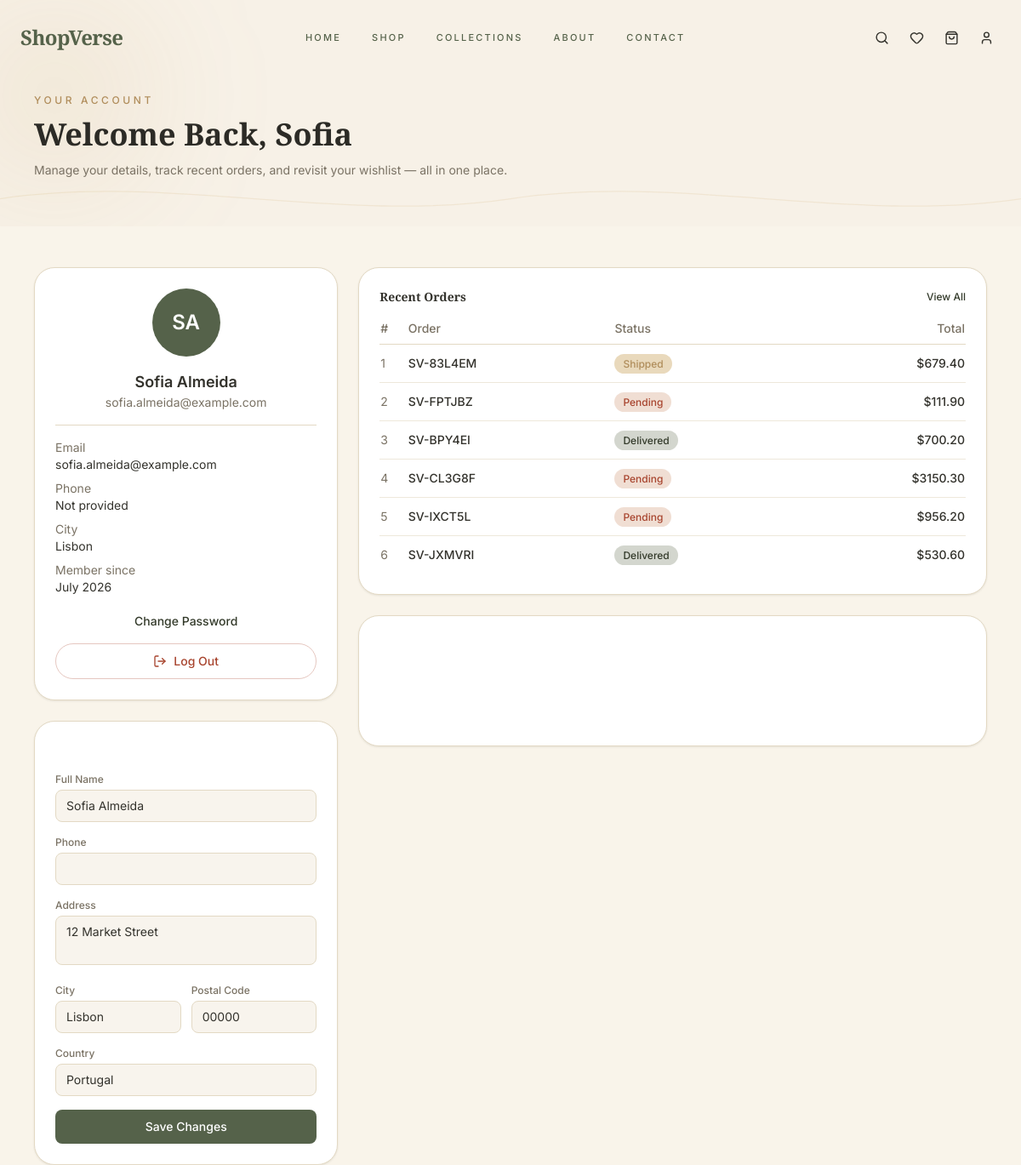
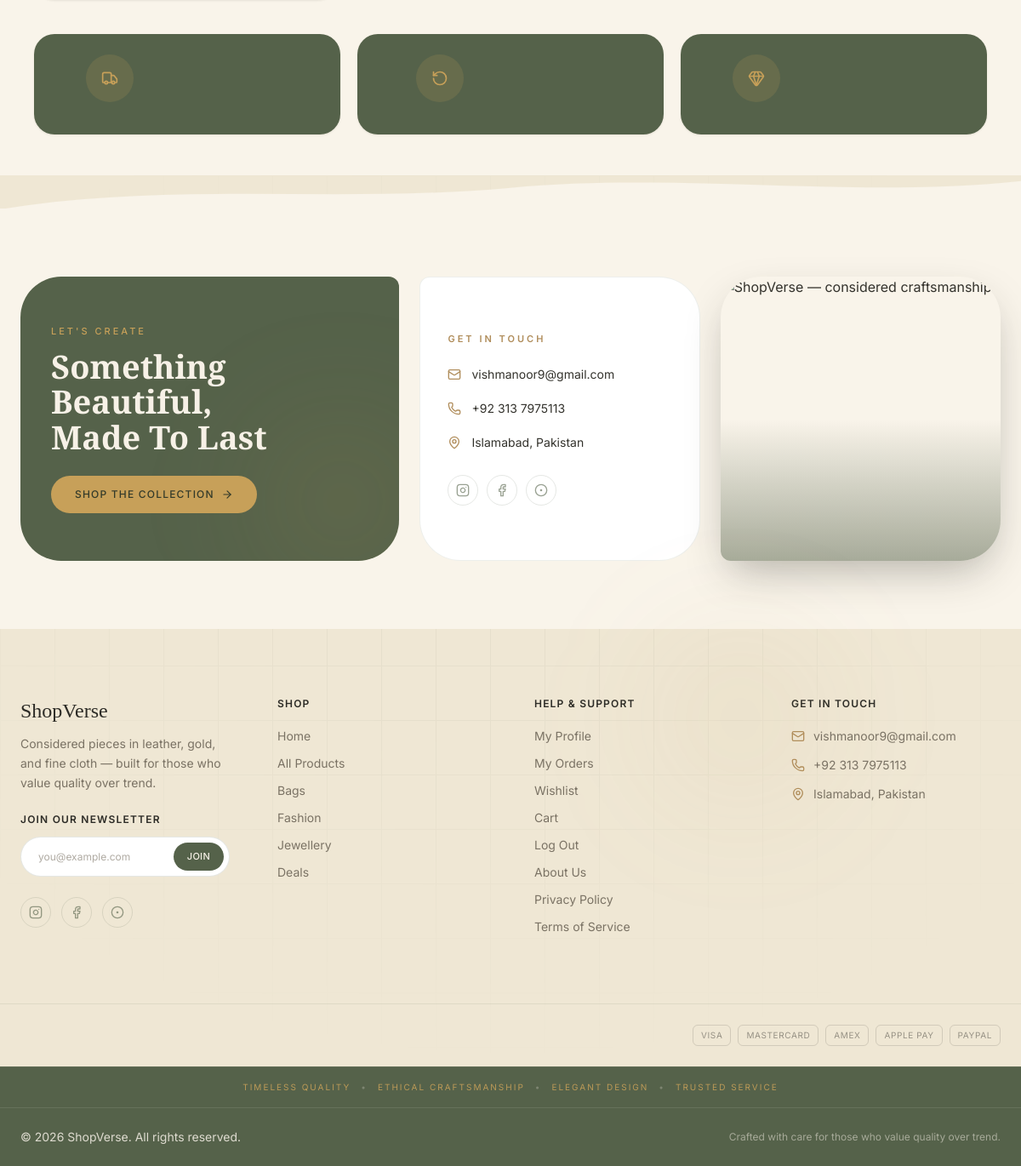
Screenshot of /auth/profile (signed in) with the database file from the repository (2 pictures, top to bottom).
### backend/app/models/user.py (models this page shows, shortened)
class User(UserMixin, db.Model):
    __tablename__ = "users"
    id = db.Column(db.Integer, primary_key=True)
    full_name = db.Column(db.String(120), nullable=False)
    email = db.Column(db.String(150), unique=True, nullable=False, index=True)
    password_hash = db.Column(db.String(255), nullable=True)
    google_id = db.Column(db.String(255), unique=True, nullable=True, index=True)
    phone = db.Column(db.String(20), nullable=True)
    address_line = db.Column(db.String(255), nullable=True)
    city = db.Column(db.String(100), nullable=True)
    postal_code = db.Column(db.String(20), nullable=True)
    country = db.Column(db.String(100), nullable=True)
    avatar_url = db.Column(db.String(255), nullable=True)
    is_admin = db.Column(db.Boolean, default=False, nullable=False)
    is_active = db.Column(db.Boolean, default=True, nullable=False)  # soft-disable instead of deleting
    created_at = db.Column(db.DateTime, default=datetime.utcnow, nullable=False)
    updated_at = db.Column(db.DateTime, default=datetime.utcnow, onupdate=datetime.utcnow, nullable=False)
    last_login_at = db.Column(db.DateTime, nullable=True)
    cart_items = db.relationship("CartItem", back_populates="user", cascade="all, delete-orphan")
    wishlist_items = db.relationship("Wishlist", back_populates="user", cascade="all, delete-orphan")
    orders = db.relationship("Order", back_populates="customer", cascade="all, delete-orphan")
    __table_args__ = (
        CheckConstraint("length(full_name) > 0", name="ck_user_full_name_not_empty"),
    )
    @property
    def initials(self) -> str:
        parts = self.full_name.split()
        return "".join(p[0].upper() for p in parts[:2]) if parts else "U"

### backend/app/models/order.py (models this page shows, shortened)
class Order(db.Model):
    __tablename__ = "orders"
    id = db.Column(db.Integer, primary_key=True)
    order_number = db.Column(db.String(20), unique=True, nullable=False, default=generate_order_number, index=True)
    customer_id = db.Column(db.Integer, db.ForeignKey("users.id"), nullable=False)
    status = db.Column(db.String(20), default="Pending", nullable=False, index=True)
    payment_method = db.Column(db.String(30), nullable=False, default="Cash on Delivery")
    is_paid = db.Column(db.Boolean, default=False, nullable=False)
    stripe_checkout_session_id = db.Column(db.String(120), nullable=True, index=True)
    stripe_payment_intent_id = db.Column(db.String(120), nullable=True)
    shipping_full_name = db.Column(db.String(120), nullable=False)
    shipping_phone = db.Column(db.String(20), nullable=True)
    shipping_address_line = db.Column(db.String(255), nullable=False)
    shipping_city = db.Column(db.String(100), nullable=False)
    shipping_postal_code = db.Column(db.String(20), nullable=True)
    shipping_country = db.Column(db.String(100), nullable=False)
    subtotal = db.Column(db.Numeric(10, 2), nullable=False, default=0)
    shipping_fee = db.Column(db.Numeric(10, 2), nullable=False, default=0)
    total = db.Column(db.Numeric(10, 2), nullable=False, default=0)
    notes = db.Column(db.String(255), nullable=True)  # customer's delivery instructions
    created_at = db.Column(db.DateTime, default=datetime.utcnow, nullable=False, index=True)
    updated_at = db.Column(db.DateTime, default=datetime.utcnow, onupdate=datetime.utcnow, nullable=False)
    delivered_at = db.Column(db.DateTime, nullable=True)
    customer = db.relationship("User", back_populates="orders")
    items = db.relationship("OrderItem", back_populates="order", cascade="all, delete-orphan")
    __table_args__ = (
        CheckConstraint("total >= 0", name="ck_order_total_non_negative"),
        CheckConstraint(f"status IN {ORDER_STATUSES}", name="ck_order_status_valid"),
        CheckConstraint(f"payment_method IN {PAYMENT_METHODS}", name="ck_order_payment_valid"),
    )

### backend/app/auth/routes.py (the view, shortened to what this page needs)
@auth_bp.route("/profile", methods=["GET", "POST"])
@login_required
def profile():
    form = ProfileForm(obj=current_user)
    recent_orders = current_user.orders[:6] if current_user.orders else []
    wishlist = current_user.wishlist_items[:6] if current_user.wishlist_items else []
    return render_template(
        "auth/profile.html",
        form=form,
        recent_orders=recent_orders,
        wishlist=wishlist,
    )

### frontend/templates/auth/profile.html (shortened to what this page needs)
{% extends "base.html" %}
{% block nav_theme_class %}light{% endblock %}
{% block body_bg %}bg-[#F9F4EA] text-[#33322C]{% endblock %}
{% block main_class %}w-full{% endblock %}
{% block content %}
<div class="w-full -mt-[88px] pt-[110px] pb-14 bg-[#F7F1E7] relative overflow-hidden">
    <div class="bg-blur-circle" style="width: 320px; height: 320px; top: -18%; left: -8%; background: radial-gradient(circle, rgba(199,160,89,0.16) 0%, transparent 72%);" aria-hidden="true"></div>
    <svg class="bg-wave-pattern" style="bottom: -6px;" viewBox="0 0 1400 90" preserveAspectRatio="none" aria-hidden="true">
        <path d="M0,45 C 233,10 466,80 700,45 C 933,10 1166,80 1400,45" fill="none" stroke="#C7A059" stroke-opacity="0.16" stroke-width="1.5"></path>
    </svg>
    <div class="relative z-10 max-w-7xl mx-auto px-6 lg:px-10">
        <p class="text-peach-dark text-xs font-medium tracking-[0.3em] uppercase mb-3">Your Account</p>
        <h1 class="font-serif text-3xl md:text-4xl font-semibold text-[#2C2B26] mb-3 reveal">Welcome Back, {{ current_user.full_name.split(' ')[0] }}</h1>
        <p class="text-ink-muted text-sm max-w-2xl">Manage your details, track recent orders, and revisit your wishlist — all in one place.</p>
    </div>
</div>
<div class="w-full bg-[#F9F4EA]">
<div class="max-w-7xl mx-auto px-6 lg:px-10 py-12">
<div class="grid grid-cols-1 lg:grid-cols-3 gap-6">
    <div class="lg:col-span-1 space-y-6 reveal" style="transition-delay: 80ms;">
        <div class="bg-card border border-border rounded-xl2 shadow-matte p-6 text-center">
            <div class="w-20 h-20 rounded-full bg-primary text-white flex items-center justify-center
                        text-2xl font-semibold mx-auto mb-4">
                {{ current_user.initials }}
            </div>
            <h2 class="text-lg font-semibold text-ink">{{ current_user.full_name }}</h2>
            <p class="text-sm text-ink-muted mb-4">{{ current_user.email }}</p>
            <div class="text-left text-sm space-y-2 border-t border-border pt-4 mt-4">
                <p><span class="text-ink-muted">Email</span><br>{{ current_user.email }}</p>
                <p><span class="text-ink-muted">Phone</span><br>{{ current_user.phone or "Not provided" }}</p>
                <p><span class="text-ink-muted">City</span><br>{{ current_user.city or "Not provided" }}</p>
                <p><span class="text-ink-muted">Member since</span><br>{{ current_user.created_at.strftime("%B %Y") }}</p>
            </div>
            <a href="{{ url_for('auth.change_password') }}"
               class="block mt-5 text-sm font-medium text-primary-dark hover:underline">
                Change Password
            </a>
            <a href="{{ url_for('auth.logout') }}"
               class="btn-lift mt-4 w-full flex items-center justify-center gap-2 border border-status-cancelled/30
                      text-status-cancelled hover:bg-status-cancelled hover:text-white font-medium text-sm py-2.5
                      rounded-full transition-colors">
                <i data-lucide="log-out" class="w-4 h-4"></i> Log Out
            </a>
        </div>
        <div class="bg-card border border-border rounded-xl2 shadow-matte p-6">
            <form method="POST" novalidate class="space-y-4">
                <div>
                    <label class="block text-xs font-medium text-ink-muted mb-1">Full Name</label>
                    {{ form.full_name(class="w-full px-3 py-2 rounded-lg border border-border bg-subtle/40
                        focus:outline-none focus:ring-2 focus:ring-primary/40 text-sm") }}
                </div>
                <div>
                    <label class="block text-xs font-medium text-ink-muted mb-1">Phone</label>
                    {{ form.phone(class="w-full px-3 py-2 rounded-lg border border-border bg-subtle/40
                        focus:outline-none focus:ring-2 focus:ring-primary/40 text-sm") }}
                </div>
                <div>
                    <label class="block text-xs font-medium text-ink-muted mb-1">Address</label>
                    {{ form.address_line(rows="2", class="w-full px-3 py-2 rounded-lg border border-border bg-subtle/40
                        focus:outline-none focus:ring-2 focus:ring-primary/40 text-sm resize-none") }}
                </div>
                <div class="grid grid-cols-2 gap-3">
                    <div>
                        <label class="block text-xs font-medium text-ink-muted mb-1">City</label>
                        {{ form.city(class="w-full px-3 py-2 rounded-lg border border-border bg-subtle/40
                            focus:outline-none focus:ring-2 focus:ring-primary/40 text-sm") }}
                    </div>
                    <div>
                        <label class="block text-xs font-medium text-ink-muted mb-1">Postal Code</label>
                        {{ form.postal_code(class="w-full px-3 py-2 rounded-lg border border-border bg-subtle/40
                            focus:outline-none focus:ring-2 focus:ring-primary/40 text-sm") }}
                    </div>
                </div>
                <div>
                    <label class="block text-xs font-medium text-ink-muted mb-1">Country</label>
                    {{ form.country(class="w-full px-3 py-2 rounded-lg border border-border bg-subtle/40
                        focus:outline-none focus:ring-2 focus:ring-primary/40 text-sm") }}
                </div>
                {{ form.submit(class="w-full bg-primary hover:bg-primary-dark text-white font-medium py-2.5
                    rounded-lg transition-colors text-sm cursor-pointer") }}
            </form>
        </div>
    </div>
    <div class="lg:col-span-2 space-y-6 reveal" style="transition-delay: 160ms;">
        <div class="bg-card border border-border rounded-xl2 shadow-matte p-6">
            <div class="flex items-center justify-between mb-4">
                <h3 class="font-serif text-sm font-semibold text-ink">Recent Orders</h3>
                {% if recent_orders %}
                <a href="{{ url_for('orders.order_history') }}" class="text-xs font-medium text-primary-dark hover:underline">View All</a>
                {% endif %}
            </div>
            {% if recent_orders %}
            <div class="overflow-x-auto">
                <table class="w-full text-sm">
                    <thead>
                        <tr class="text-left text-ink-muted border-b border-border">
                            <th class="pb-2 font-medium">#</th>
                            <th class="pb-2 font-medium">Order</th>
                            <th class="pb-2 font-medium">Status</th>
                            <th class="pb-2 font-medium text-right">Total</th>
                        </tr>
                    </thead>
                    <tbody>
                        {% for order in recent_orders %}
                        <tr class="border-b border-border/60 last:border-0 hover:bg-subtle/30 transition-colors cursor-pointer"
                            onclick="window.location='{{ url_for('orders.order_detail', order_number=order.order_number) }}'">
                            <td class="py-3 text-ink-muted">{{ loop.index }}</td>
                            <td class="py-3 font-medium text-ink">{{ order.order_number }}</td>
                            <td class="py-3">
                                <span class="px-2.5 py-1 rounded-full text-xs font-medium
                                    {% if order.status == 'Delivered' %} bg-status-success/25 text-primary-dark
                                    {% elif order.status == 'Shipped' %} bg-peach/40 text-peach-dark
                                    {% elif order.status == 'Cancelled' %} bg-status-cancelled/25 text-status-cancelled
                                    {% else %} bg-status-pending/25 text-status-cancelled
                                    {% endif %}">
                                    {{ order.status }}
                                </span>
                            </td>
                            <td class="py-3 text-right font-medium">{{ currency }}{{ "%.2f"|format(order.total) }}</td>
                        </tr>
                        {% endfor %}
                    </tbody>
                </table>
            </div>
            {% else %}
            <p class="text-sm text-ink-muted py-6 text-center">You haven't placed any orders yet.</p>
            {% endif %}
        </div>
        <div class="bg-card border border-border rounded-xl2 shadow-matte p-6">
        </div>
    </div>
</div>
<div class="grid grid-cols-1 sm:grid-cols-3 gap-5 mt-10">
    <div class="bg-primary rounded-xl2 p-6 flex items-center gap-4 shadow-matte">
        <div class="trust-icon flex-shrink-0"><i data-lucide="truck" class="w-5 h-5"></i></div>
        <div>
        </div>
    </div>
    <div class="bg-primary rounded-xl2 p-6 flex items-center gap-4 shadow-matte">
        <div class="trust-icon flex-shrink-0"><i data-lucide="rotate-ccw" class="w-5 h-5"></i></div>
        <div>
        </div>
    </div>
    <div class="bg-primary rounded-xl2 p-6 flex items-center gap-4 shadow-matte">
        <div class="trust-icon flex-shrink-0"><i data-lucide="gem" class="w-5 h-5"></i></div>
        <div>
        </div>
    </div>
</div>
</div>
</div>
{% endblock %}

### rows the page displays
User: full_name "Sofia", initials "SA", full_name "Sofia Almeida", email "sofia.almeida@example.com", phone "Not provided", city "Lisbon", created_at "July 2026", address_line "12 Market Street", postal_code "00000", country "Portugal"
Order: order_number "SV-83L4EM", status "Shipped", currency "$", total "679.40"
Order: order_number "SV-FPTJBZ", status "Pending", currency "$", total "111.90"
Order: order_number "SV-BPY4EI", status "Delivered", currency "$", total "700.20"
Order: order_number "SV-CL3G8F", status "Pending", currency "$", total "3150.30"
Order: order_number "SV-IXCT5L", status "Pending", currency "$", total "956.20"
Order: order_number "SV-JXMVRI", status "Delivered", currency "$", total "530.60"

### other values shown
{{ store_name }} "ShopVerse"
